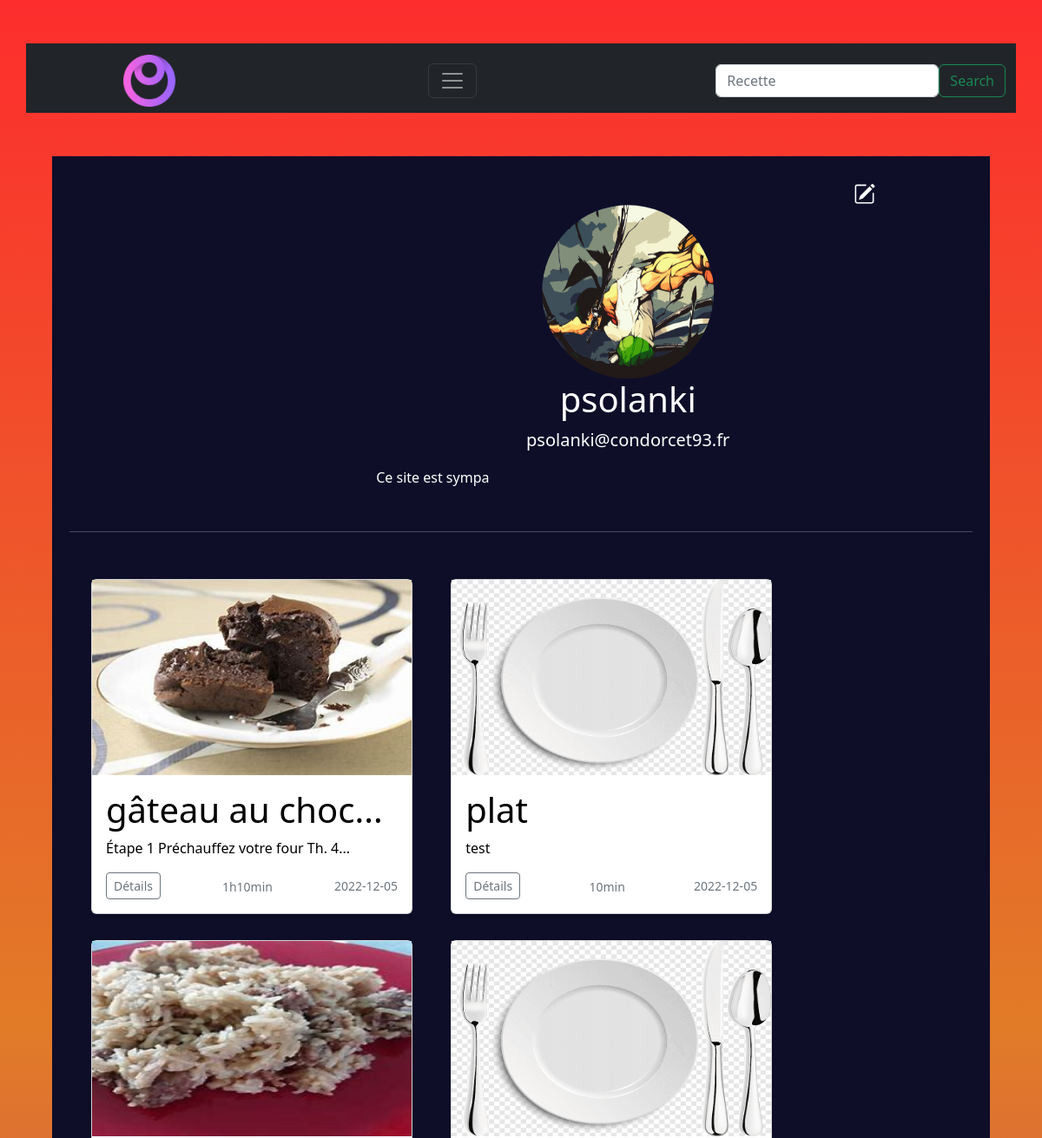
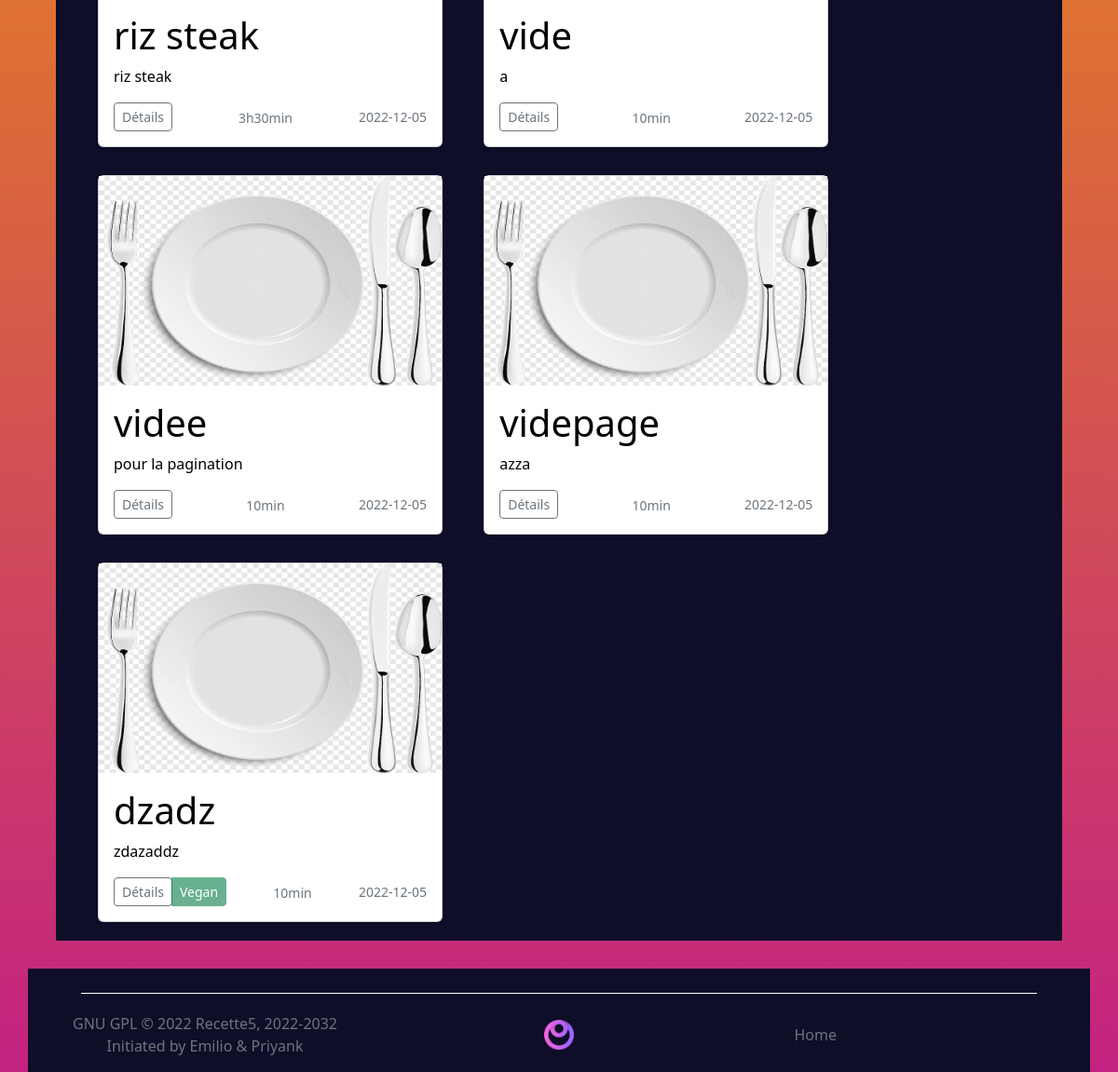
The app's page /index.php?module=profil&action=afficherProfil (signed in) with its own data (2 pictures, top to bottom).
### tables this page shows
CREATE TABLE `Utilisateurs` (
  `idUtilisateur` bigint(20) UNSIGNED NOT NULL,
  `login` varchar(50) DEFAULT NULL,
  `mdp` varchar(200) DEFAULT NULL,
  `email` varchar(50) DEFAULT NULL,
  `idRole` bigint(20) UNSIGNED DEFAULT NULL,
  `photo` varchar(50) DEFAULT NULL,
  `description` varchar(500) DEFAULT NULL,
  `banni` tinyint(1) NOT NULL DEFAULT '0'
);

CREATE TABLE `photo` (
  `idPhoto` bigint(20) UNSIGNED NOT NULL,
  `photo` varchar(50) DEFAULT NULL,
  `idRecette` bigint(20) UNSIGNED DEFAULT NULL
);

CREATE TABLE `Recette` (
  `idRecette` bigint(20) UNSIGNED NOT NULL,
  `titre` varchar(50) DEFAULT NULL,
  `tpsPreparration` int(11) DEFAULT NULL,
  `datePublication` date DEFAULT NULL,
  `description` varchar(1000) DEFAULT NULL,
  `noteAnnexe` varchar(50) DEFAULT NULL,
  `vegan` tinyint(1) DEFAULT NULL,
  `idUtilisateur` bigint(20) UNSIGNED DEFAULT NULL
);

### module/mod_profil/mod_profil.php (called while the page is built, shortened)
<?php
    class ModProfil{
        public   function __construct() {
            $this->con=new ContProfil;
            $this->con->exec();
        }
    }
?>

### index.php (called while the page is built, shortened)
<?php
require_once('module/mod_profil/mod_profil.php');
$module = isset($_GET['module']) ? $_GET['module'] : 'rien' ;
switch ($module) {
      case "profil" :
        new ModProfil();
        break;
}
include_once('template.php');
?>

### module/mod_profil/modele_profil.php (called while the page is built, shortened)
<?php
    class ModeleProfil extends Connexion{
        public function profil(){
            $bdd = parent::$bdd;
            $sth = $bdd->prepare("SELECT * from Utilisateurs where login = ?");
            $sth->execute(array($_SESSION['login']));
            $row = $sth->fetch();
            return $row;
        }
        public function touteMesRecettes(){
            $bdd=parent::$bdd;
            $sthh = $bdd->prepare('SELECT * from Recette natural join photo where idUtilisateur= ?') ;
            $sthh->execute(array($_SESSION['id']));
            $rows= $sthh->fetchAll();
            return $rows;
        }
    }
?>

### module/mod_profil/vue_profil.php (the view, shortened to what this page needs)
<?php
class VueProfil extends VueGenerique{
    public function afficherProfil($profil,$tabR){
        if($profil['photo'] == NULL)
            $photo = 'image/profil.png';
        else
            $photo = 'image/image_utilisateur/'.htmlspecialchars($profil['photo']);
        $pro = '
        <div class="rond" > ';
        if(isset($_SESSION['id'])){
            if($profil['idUtilisateur'] == $_SESSION['id'])
                $pro = $pro.'
                <div class="modifPro">
                <a href="index.php?module=profil&action=modifierProfil" ><svg xmlns="http://www.w3.org/2000/svg" width="25" height="25" fill="white" class="bi bi-pencil-square" viewBox="0 0 16 16">
                    <path d="M15.502 1.94a.5.5 0 0 1 0 .706L14.459 3.69l-2-2L13.502.646a.5.5 0 0 1 .707 0l1.293 1.293zm-1.75 2.456-2-2L4.939 9.21a.5.5 0 0 0-.121.196l-.805 2.414a.25.25 0 0 0 .316.316l2.414-.805a.5.5 0 0 0 .196-.12l6.813-6.814z"/>
                    <path fill-rule="evenodd" d="M1 13.5A1.5 1.5 0 0 0 2.5 15h11a1.5 1.5 0 0 0 1.5-1.5v-6a.5.5 0 0 0-1 0v6a.5.5 0 0 1-.5.5h-11a.5.5 0 0 1-.5-.5v-11a.5.5 0 0 1 .5-.5H9a.5.5 0 0 0 0-1H2.5A1.5 1.5 0 0 0 1 2.5v11z"/>
                  </svg></a></div>';
            else{
                $pro = $pro.'
                <div align="right" id="amis">
                </div>';
            }
          }
            $pro = $pro.
                '<div align="center">
                    <img align="center" alt="pp par defaut" src="'.$photo.'"></br>
                </div>
                <div align="center">
                    <h1>'.htmlspecialchars($profil['login']).'</h1>
                    <p class="lead">'.htmlspecialchars($profil['email']).'</p>
                </div>
                <div class="description">
                <p>'.htmlspecialchars($profil['description']).'</p>
                </div>
        </div>
        <hr class="my-4"> ';
        echo $pro;
          if($tabR == NULL){
            echo '<div align="center"><p class="text-muted">Aucune recette</p></div>';
          }else{
            foreach($tabR as $value){
              if($value['photo'] != NULL){
                $photo= $value['photo'];
             }
             else{
                $photo = 'plat.png';
             }
                echo'
              <div class="col">
               <div class="card shadow-sm">
                  <img src="image/image_recette/'.$photo.'"  width="100%" height="225">
                 <div class="card-body">
                 <h1 class="card-text">'.substr($value['titre'], 0, 15);
              if(strlen($value['titre']) > 15)
                 echo '...';
              echo '</h1><p class="card-text">'.substr($value['description'], 0, 39);
                if(strlen($value['description']) > 39)
                 echo '...';
                echo '</p>
                   <div class="d-flex justify-content-between align-items-center">
                     <div class="btn-group">
                      <a href="index.php?module=recette&action=afficherMaRecette&idRecette='.htmlspecialchars($value['idRecette']).'"><button type="button" class="btn btn-sm btn-outline-secondary">Détails</button></a>';
                      if($value['vegan'] == 1){
                        echo '<button type="button" class="btn btn-sm btn-success" disabled>Vegan</button>';
                     }
                       echo '</div>
                     <div class="text-group" color="black">
                     <small class="text-muted">';
                     if(floor((htmlspecialchars($value['tpsPreparration'])/60)) != 0)
                     echo floor((htmlspecialchars($value['tpsPreparration'])/60)).'h';
                   echo (htmlspecialchars($value['tpsPreparration'])%60).'min</small>
                     </div>
                     <small class="text-muted">'.htmlspecialchars($value['datePublication']).'</small>
                   </div>
                 </div>
               </div>
             </div>  ';
            }
        }
      }
}
?>

### css.css (style rules this page uses)
.card-body p { color :black; }
.card-body h1 { color :black; }
.col { width: 400px; display: inline-block ; padding-top: 30px; margin-left: 10px; }
.rond img { min-width: 300px; max-width: 300px; min-height: 200px; max-height: 200px; clip-path:ellipse(33% 50%); }
.rond { color: rgb(255, 255, 255); width: 600px; margin-left: 33%; }
.modifPro { margin-left: 560px; padding-top: 10px; }
.description { padding-left: 10px; padding-bottom: 10px; }

### records on screen
utilisateurs: photo (picture), login "psolanki", email "psolanki@condorcet93.fr", description "Ce site est sympa"
photo: photo (picture), idRecette.titre "gâteau au choc", idRecette.description "Étape 1 Préchauffez votre four Th. 4", floor((htmlspecialchars($value['tpsPreparration'])/60)) "1", htmlspecialchars($value['tpsPreparration'])%60 "10", idRecette.datePublication "2022-12-05"
photo: idRecette.titre "plat", idRecette.description "test", htmlspecialchars($value['tpsPreparration'])%60 "10", idRecette.datePublication "2022-12-05"
photo: photo (picture), idRecette.titre "riz steak", idRecette.description "riz steak", floor((htmlspecialchars($value['tpsPreparration'])/60)) "3", htmlspecialchars($value['tpsPreparration'])%60 "30", idRecette.datePublication "2022-12-05"
photo: idRecette.titre "vide", idRecette.description "a", htmlspecialchars($value['tpsPreparration'])%60 "10", idRecette.datePublication "2022-12-05"
photo: idRecette.titre "videe", idRecette.description "pour la pagination", htmlspecialchars($value['tpsPreparration'])%60 "10", idRecette.datePublication "2022-12-05"
photo: idRecette.titre "videpage", idRecette.description "azza", htmlspecialchars($value['tpsPreparration'])%60 "10", idRecette.datePublication "2022-12-05"
photo: idRecette.titre "dzadz", idRecette.description "zdazaddz", shows "Vegan", htmlspecialchars($value['tpsPreparration'])%60 "10", idRecette.datePublication "2022-12-05"
